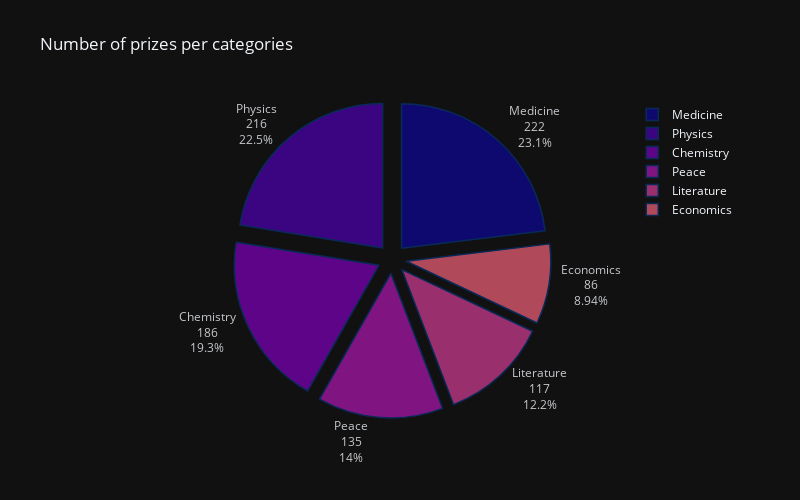

This figure's notebook cell:
### Code cell
num_of_prizes = df_data.groupby("category")["prize"].count().sort_values(ascending=False)

fig = px.pie(
	data_frame=num_of_prizes,
	values=num_of_prizes.values,
	names=num_of_prizes.index,
	title="Number of prizes per categories",
	color=num_of_prizes.index,
	color_discrete_sequence=px.colors.sequential.Plasma,
	opacity=0.8,
	width=800,
	height=500,
	template='plotly_dark'
)

fig.update_traces(
	textposition='outside',
	textinfo='label+percent+value',
	marker_line_color='rgb(8,48,107)',
	marker_line_width=1.5,
	# Add 3D effect
	pull=[0.1, 0.1, 0.1, 0.1, 0.1, 0.1]
)

# Create 3D effect using layout updates
fig.update_layout(
	showlegend=True,
	scene=dict(
		camera=dict(
			up=dict(x=0, y=0, z=1),
			center=dict(x=0, y=0, z=0),
			eye=dict(x=1.5, y=1.5, z=1.5)
		)
	)
)

fig.show()

### Figure 1 — Plotly figure (JSON) as saved in the notebook; plotly's stock layout.template omitted (floating-point values rounded to 4 significant figures)
{"data": [{"customdata": [["Medicine"], ["Physics"], ["Chemistry"], ["Peace"], ["Literature"], ["Economics"]], "domain": {"x": [0.0, 1.0], "y": [0.0, 1.0]}, "hovertemplate": "category=%{customdata[0]}<br>value=%{value}<extra></extra>", "labels": ["Medicine", "Physics", "Chemistry", "Peace", "Literature", "Economics"], "legendgroup": "", "marker": {"colors": ["#0d0887", "#46039f", "#7201a8", "#9c179e", "#bd3786", "#d8576b"], "line": {"color": "rgb(8,48,107)", "width": 1.5}}, "name": "", "opacity": 0.8, "showlegend": true, "values": [222, 216, 186, 135, 117, 86], "type": "pie", "pull": [0.1, 0.1, 0.1, 0.1, 0.1, 0.1], "textinfo": "label+percent+value", "textposition": "outside"}], "layout": {"legend": {"tracegroupgap": 0}, "title": {"text": "Number of prizes per categories"}, "piecolorway": ["#0d0887", "#46039f", "#7201a8", "#9c179e", "#bd3786", "#d8576b", "#ed7953", "#fb9f3a", "#fdca26", "#f0f921"], "height": 500, "width": 800, "scene": {"camera": {"up": {"x": 0, "y": 0, "z": 1}, "center": {"x": 0, "y": 0, "z": 0}, "eye": {"x": 1.5, "y": 1.5, "z": 1.5}}}, "showlegend": true}}
